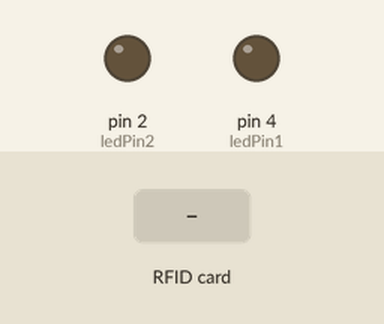
Recording of a sketch running on a simulated Arduino Uno, built with avr-gcc and run on an emulated ATmega328P. Parts: output pins drawn as LEDs (lit = HIGH). The inputs (shaded band) are chosen by the test bench. Pins used as bus, display or sensor lines are not drawn; what the sketch prints to the serial monitor is not drawn.

Above: at 1.2 s.
1.3 s: RFID card 5E 7A 19 C4 held to the reader
At 2.4 s:
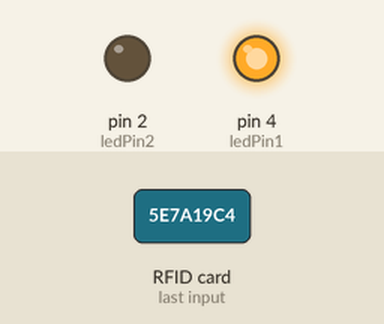
Timing chart, 0 to 7.8 s (numbered marks = the images above; inputs shaded):
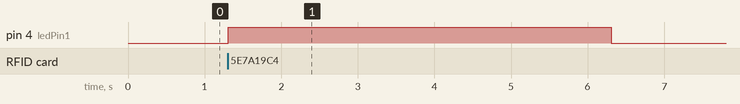

Measured:
- after the input at 1.3 s, pin 4 (ledPin1): LOW → HIGH at once, → LOW 5.0 s later

The sketch:

rfid_blink.ino
```cpp
// This sketch turns on a specific LED based on cards detected by the MFRC522 RFID reader.

/* MFRC522 Pin Layout (from the MFRC522 library):
 * ----------------------------------------
 *             MFRC522      Arduino
 *             Reader/PCD   Uno/101
 * Signal      Pin          Pin
 * ----------------------------------------
 * RST/Reset   RST          9
 * SPI SS      SDA(SS)      10
 * SPI MOSI    MOSI         11 / ICSP-4
 * SPI MISO    MISO         12 / ICSP-1
 * SPI SCK     SCK          13 / ICSP-3
 */

#include <SPI.h>  // for serial communication between Arduino board and MFRC522
#include <MFRC522.h>  // for using MFRC522


MFRC522 mfrc522(10, 9);  // instantiate MFRC522 object

byte uidCard1[4] = {};  // known UID of first card
byte uidCard2[4] = {};  // known UID of second card
bool isCard1Set = false;  // has uid for first card been set
bool isCard2Set = false;  // has uid for second card been set
int ledPin1 = 4;  // pin of first LED
int ledPin2 = 2;  // pin of second LED

// possible cards
enum Card {CARD1, CARD2, UNKNOWN};
Card currentCard;

void setup() {
  // set up LEDs
  pinMode(ledPin1, OUTPUT);
  pinMode(ledPin2, OUTPUT);

  // allow Arduino board to communicate with computer via USB
  Serial.begin(9600);

  // allow Arduino board to communicate with MFRC522
  SPI.begin();

  mfrc522.PCD_Init(); // set up RFID reader
  delay(4);  // wait 4ms to finish setup

  // check if RFID reader is connected properly
  byte versionNumber = mfrc522.PCD_ReadRegister(mfrc522.VersionReg);
  Serial.println();
  if (versionNumber != 0x00 && versionNumber != 0xFF)
    Serial.println("The RFID Reader has been connected properly! \n You can scan your RFID card now...");
  else
    Serial.println("Your RFID Reader was not connected properly!");
}

void loop() {
  // Only proceed if a new card is in close proximity to the MFRC522.
  if ( ! mfrc522.PICC_IsNewCardPresent())
    return;

  // Only proceed if the UID of the card has been read.
  if ( ! mfrc522.PICC_ReadCardSerial())
    return;

  // set uid for first and second card if not set
  uidInitializer(mfrc522.uid);

  // check if the card's UID is same as card1's
  if (mfrc522.uid.uidByte[0] == uidCard1[0] &&
      mfrc522.uid.uidByte[1] == uidCard1[1] &&
      mfrc522.uid.uidByte[2] == uidCard1[2] &&
      mfrc522.uid.uidByte[3] == uidCard1[3]
  ) currentCard = CARD1;

  // check if the card's UID is same as card2's
  else if (
      mfrc522.uid.uidByte[0] == uidCard2[0] &&
      mfrc522.uid.uidByte[1] == uidCard2[1] &&
      mfrc522.uid.uidByte[2] == uidCard2[2] &&
      mfrc522.uid.uidByte[3] == uidCard2[3])
  currentCard = CARD2;

  // card is neither card 1 nor card 2
  else currentCard = UNKNOWN;

  // turn on led1 if card is card 1
  if (currentCard == CARD1){
    digitalWrite(ledPin1, HIGH);
    delay(5000);
    digitalWrite(ledPin1, LOW);
  }
  // turn on led2 if card is card2
  else if (currentCard == CARD2){
    digitalWrite(ledPin2, HIGH);
    delay(5000);
    digitalWrite(ledPin2, LOW);
  }
  // if card is not known
  else
    Serial.println("\nCard is not recognized!");
}


// function for setting the initial uid for card 1 and card 2
void uidInitializer(MFRC522::Uid uid){
  if ( ! isCard1Set){
      uidCard1[0] = uid.uidByte[0];
      uidCard1[1] = uid.uidByte[1];
      uidCard1[2] = uid.uidByte[2];
      uidCard1[3] = uid.uidByte[3];
      isCard1Set = true;
  }
  else if (! isCard2Set){
    if ( ! (uid.uidByte[0] == uidCard1[0] &&
            uid.uidByte[1] == uidCard1[1] &&
            uid.uidByte[2] == uidCard1[2] &&
            uid.uidByte[3] == uidCard1[3]) )
         {
          uidCard2[0] = uid.uidByte[0];
          uidCard2[1] = uid.uidByte[1];
          uidCard2[2] = uid.uidByte[2];
          uidCard2[3] = uid.uidByte[3];
          isCard2Set = true;
    }
  }

}
```
